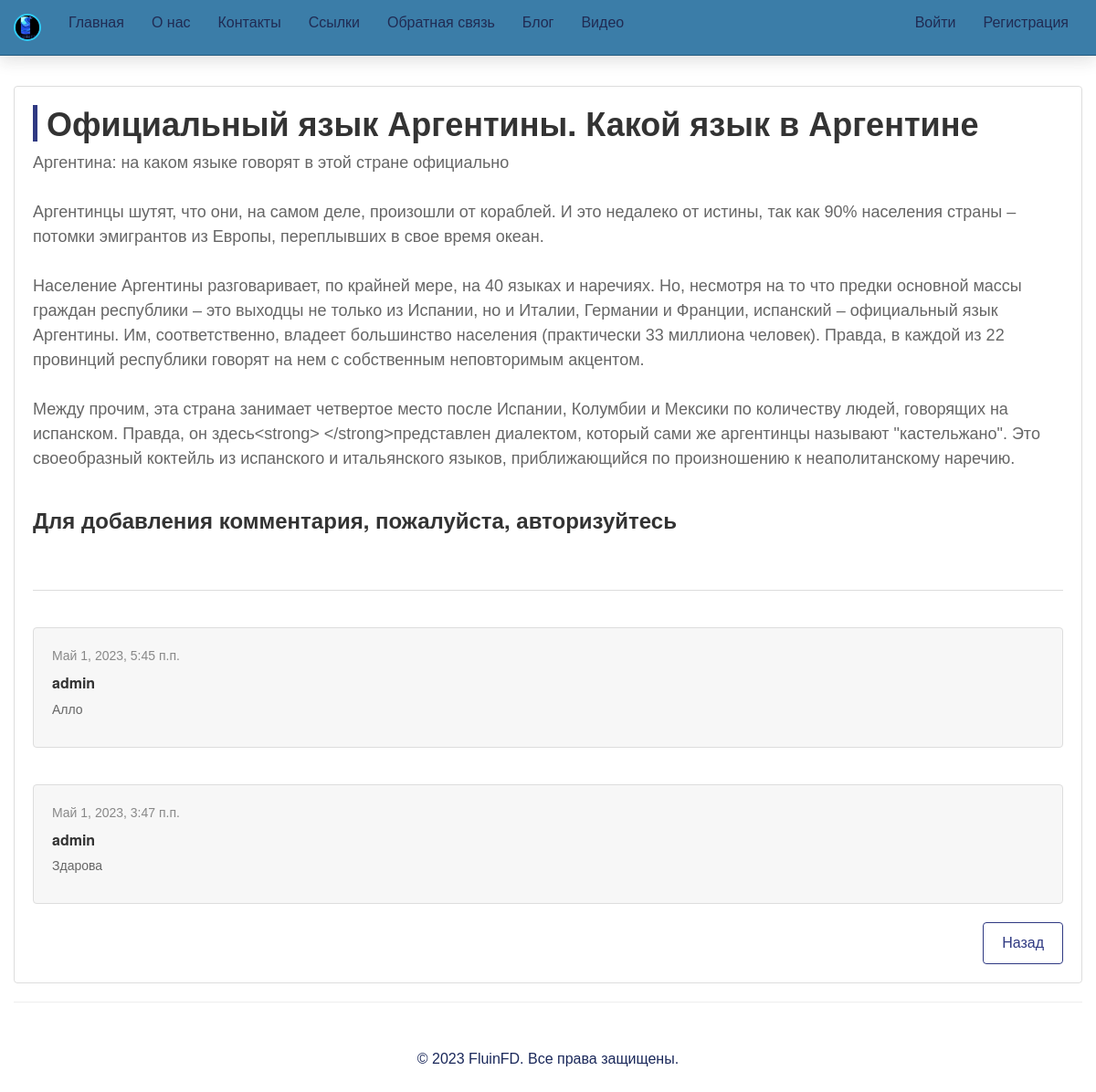
The app's page /blogpost/4/ with its own data.
### app/models.py (models this page shows, shortened)
class Blog(models.Model):
    title = models.CharField(max_length = 100, unique_for_date = "posted", verbose_name = "Заголовок")
    description = models.TextField(verbose_name = "Краткое содержание")
    content = models.TextField(verbose_name = "Полное содержание")
    posted = models.DateTimeField(default = datetime.now(), db_index = True, verbose_name = "Опубликована")
    author = models.ForeignKey(User, null=True, blank=True, on_delete = models.SET_NULL, verbose_name = "Автор")
    image = models.FileField(default = 'temp.jpg', verbose_name = "Путь к картинке")
    class Meta:
        db_table = "Posts"
        ordering = ["-posted"]
        verbose_name = "Cтатья блога"
        verbose_name_plural = "Cтатьи блога"

class Comment(models.Model):
    text = models.TextField(verbose_name = "Текст комментарий")
    date = models.DateTimeField(default = datetime.now(), db_index = True, verbose_name = "Дата комментария")
    author = models.ForeignKey(User, on_delete = models.CASCADE, verbose_name = "Авторк Комментария")
    post = models.ForeignKey(Blog, on_delete = models.CASCADE, verbose_name = "Статья комментария")
    class Meta:
        db_table = "Comment"
        ordering = ["-date"]
        verbose_name = "Комментарий к статье блога"
        verbose_name_plural = "Комментарии к статье блога"

### app/views.py (the view)
# urls.py: path('blogpost/<int:parametr>/', views.blogpost, name='blogpost'),
def blogpost(request, parametr):
    assert isinstance(request, HttpRequest)
    post_1 = Blog.objects.get(id=parametr)
    comments = Comment.objects.filter(post=parametr)
    if request.method == "POST":
        form = CommentForm(request.POST)
        if form.is_valid():
            comment_f = form.save(commit=False)
            comment_f.author = request.user
            comment_f.date = datetime.now()
            comment_f.post = Blog.objects.get(id=parametr)
            comment_f.save()
            return redirect('blogpost', parametr=post_1.id)
    else:
        form = CommentForm()
    return render(
        request,
        'app/blogpost.html',
        {
            'post_1': post_1,
            'comments': comments,
            'form': form,
            'year': datetime.now().year,
        }
    )

### app/templates/app/blogpost.html (shortened to what this page needs)
﻿{% extends "app/layout.html" %}
{% load static %}
{% block content %}
<div class="blogpost">
    <h2 class="blogpost-title">{{ post_1.title }}</h2>
    <p class="blogpost-content">{{post_1.content|linebreaksbr}}</p>
    <div class="blogpost-comment">
        {% if user.is_authenticated %}
        <h3 class="blogpost-comment-title">Добавить комментарий</h3>
        <form method="post">
            {% csrf_token %}
            <div>
                {{form.as_p}}
                <button type="submit" class="save btn btn-default">Отправить комментарий</button>
            </div>
        </form>
        {% else %}
        <h3 class="blogpost-comment-title">Для добавления комментария, пожалуйста, авторизуйтесь</h3>
        {% endif %}
    </div>
    <br />
    <hr class="blogpost-line" />
    {% for comment in comments %}
    <div class="comment">
        <h7 class="comment-date">{{comment.date}}</h7>
        <h5 class="comment-author">{{comment.author}}</h5>
        <p class="comment-text">{{comment.text|linebreaksbr}}</p>
    </div>
    {% endfor %}
    <a class="blogpost-return" href="{% url 'blog' %}">Назад</a>
</div>
{% endblock %}

### app/static/app/content/site.css (style rules this page uses)
body { font-family: Arial, sans-serif; font-size: 16px; line-height: 1.5; color: #202b53; height: 100%; margin: 0; padding: 70px 0 20px; }
h1, h2, h3 { font-weight: bold; margin-top: 0; }
h2 { font-size: 28px; }
h3 { font-size: 20px; }
p { margin-top: 0; }
a { color: #007bff; text-decoration: none; }

### app/templates/app/blogpost.html (style rules this page uses)
.blogpost { background-color: white; border: 1px solid #ddd; border-radius: 4px; padding: 20px 20px 86px; }
.blogpost-title { font-size: 36px; font-weight: bold; color: #333; margin-bottom: 10px; border-left: 5px solid #2f3982; padding-left: 10px; }
.blogpost-content { font-size: 18px; color: #666; line-height: 1.5; margin-bottom: 20px; }
.blogpost-comment { margin-top: 40px; }
.blogpost-comment-title { font-size: 24px; font-weight: bold; color: #333; margin-bottom: 10px; }
.blogpost-line { border: 0; border-top: 1px solid #ddd; margin-top: 30px; margin-bottom: 30px; }
.blogpost-return { font-size: 16px; color: #2f3982; text-decoration: none; display: inline-block; margin-top: 20px; border: 1px solid #2f3982; border-radius: 4px; padding: 10px 20px; float: right; }
.comment { background-color: #f7f7f7; border: 1px solid #ddd; border-radius: 4px; padding: 20px; margin-top: 40px; }
.comment-date { font-size: 14px; color: #888; margin-bottom: 5px; }
.comment-author { font-size: 16px; font-weight: bold; color: #333; margin-bottom: 10px; }
.comment-text { font-size: 14px; color: #666; line-height: 1.5; margin-bottom: 10px; }

### records on screen
Blog: title "Официальный язык Аргентины. Какой язык в Аргентине", content "Аргентина: на каком языке говорят в этой стране официально Аргентинцы шутят, что они, на самом деле, произошли от кораблей. И это недалеко от истины, так как 90% населения страны – потомки эмигрантов из Европы, переплывших в свое время океан. Население Аргентины разговаривает, по крайней мере, на 40 языках и наречиях. Но, несмотря на то что предки основной массы граждан республики – это выходцы не только из Испании, но и Италии, Германии и Франции, испанский – официальный язык Аргентины. Им, соответственно, владеет большинство населения (практически 33 миллиона человек). Правда, в каждой из 22 провинций республики говорят на нем с собственным неповторимым акцентом. Между прочим, эта страна…"
Comment: date "Май 1, 2023, 5:45 п.п.", author "admin", text "Алло"
Comment: date "Май 1, 2023, 3:47 п.п.", author "admin", text "Здарова"
